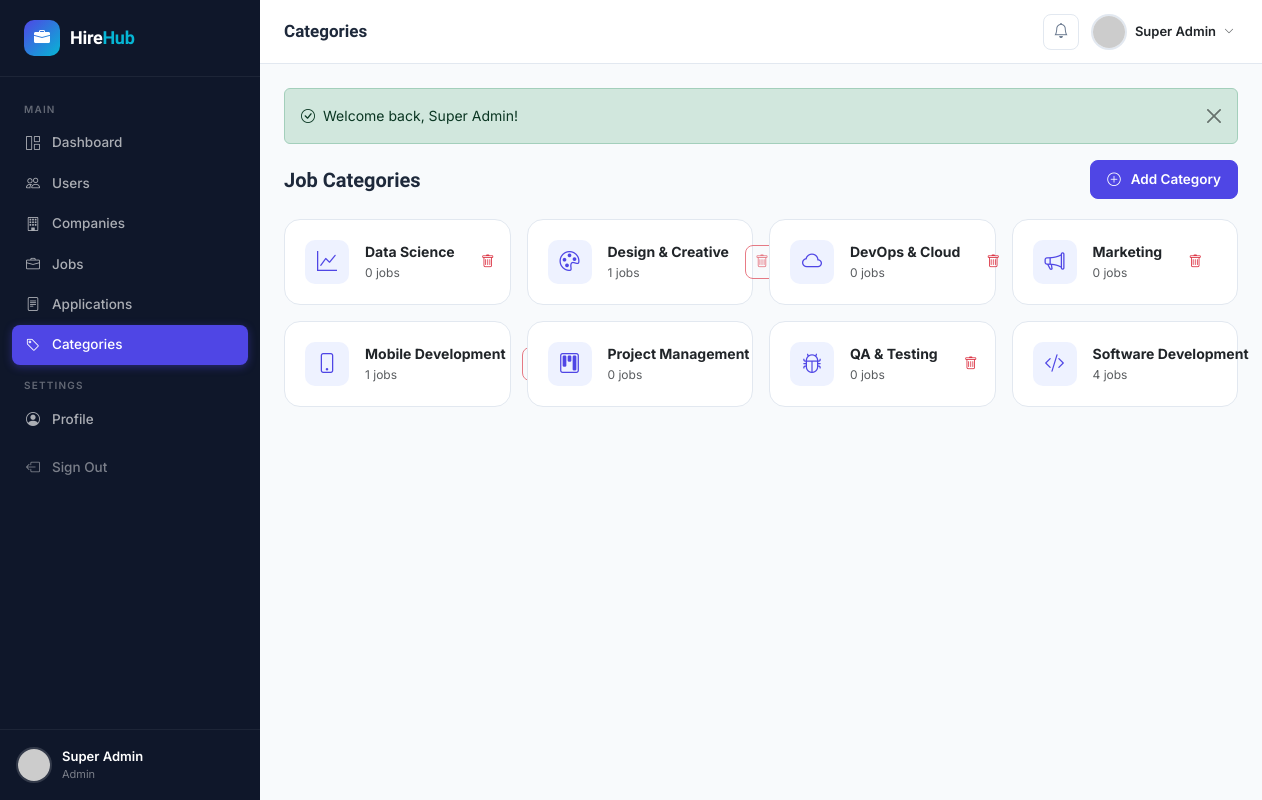
Screenshot of /admin/categories.php (signed in) with the database file from the repository.
### tables this page shows
CREATE TABLE `users` (
  `id` int(11) NOT NULL AUTO_INCREMENT,
  `name` varchar(100) NOT NULL,
  `email` varchar(150) NOT NULL,
  `password` varchar(255) NOT NULL,
  `role` enum('admin','company','candidate') NOT NULL DEFAULT 'candidate',
  `is_active` tinyint(1) NOT NULL DEFAULT 1,
  `avatar` varchar(255) DEFAULT NULL,
  `created_at` timestamp NOT NULL DEFAULT CURRENT_TIMESTAMP,
  `updated_at` timestamp NOT NULL DEFAULT CURRENT_TIMESTAMP ON UPDATE CURRENT_TIMESTAMP,
  PRIMARY KEY (`id`),
  UNIQUE KEY `email` (`email`)
);

CREATE TABLE `job_categories` (
  `id` int(11) NOT NULL AUTO_INCREMENT,
  `name` varchar(100) NOT NULL,
  `icon` varchar(50) DEFAULT 'briefcase',
  `created_at` timestamp NOT NULL DEFAULT CURRENT_TIMESTAMP,
  PRIMARY KEY (`id`)
);

### config/database.php (called while the page is built, shortened)
<?php
class Database {
    private static ?PDO $instance = null;
    public static function getInstance(): PDO {
        if (self::$instance === null) {
            try {
                $dsn = "mysql:host=" . DB_HOST . ";dbname=" . DB_NAME . ";charset=" . DB_CHARSET;
                $options = [
                    PDO::ATTR_ERRMODE            => PDO::ERRMODE_EXCEPTION,
                    PDO::ATTR_DEFAULT_FETCH_MODE => PDO::FETCH_ASSOC,
                    PDO::ATTR_EMULATE_PREPARES   => false,
                ];
                self::$instance = new PDO($dsn, DB_USER, DB_PASS, $options);
            } catch (PDOException $e) {
                die(json_encode(['error' => 'Database connection failed: ' . $e->getMessage()]));
            }
        }
        return self::$instance;
    }
    public static function query(string $sql, array $params = []): PDOStatement {
        $stmt = self::getInstance()->prepare($sql);
        $stmt->execute($params);
        return $stmt;
    }
    public static function fetch(string $sql, array $params = []): ?array {
        return self::query($sql, $params)->fetch() ?: null;
    }
    public static function fetchAll(string $sql, array $params = []): array {
        return self::query($sql, $params)->fetchAll();
    }
}

### admin/categories.php (the view, shortened to what this page needs)
<?php
require_once __DIR__ . '/../core/functions.php';
$user = currentUser();
$pageTitle  = 'Categories';
$activePage = 'categories';
$categories = Database::fetchAll("
  SELECT cat.*, COUNT(j.id) AS job_count
  FROM job_categories cat
  LEFT JOIN jobs j ON j.category_id = cat.id
  GROUP BY cat.id ORDER BY cat.name
");
include __DIR__ . '/../views/partials/head.php';
?>
<div class="app-shell">
<?php include __DIR__ . '/../views/partials/sidebar.php'; ?>
<div class="main-content">
<?php include __DIR__ . '/../views/partials/navbar.php'; ?>
<div class="page-content">
<?= renderFlash() ?>
<div class="page-header">
  <h2>Job Categories</h2>
  <button class="btn btn-primary" data-bs-toggle="modal" data-bs-target="#addCatModal">
    <i class="bi bi-plus-circle me-1"></i> Add Category
  </button>
</div>
<div class="row g-3">
  <?php foreach ($categories as $cat): ?>
  <div class="col-sm-6 col-md-4 col-lg-3">
    <div class="card">
      <div class="card-body d-flex align-items-center gap-3">
        <div class="stat-icon primary" style="width:44px;height:44px;border-radius:10px;flex-shrink:0">
          <i class="bi bi-<?= e($cat['icon']) ?>"></i>
        </div>
        <div class="flex-1 min-w-0">
          <div class="fw-700 text-truncate"><?= e($cat['name']) ?></div>
          <div class="text-muted" style="font-size:12px"><?= $cat['job_count'] ?> jobs</div>
        </div>
        <form method="POST" class="d-inline">
          <button class="btn btn-icon btn-outline-danger"
                  data-confirm="Delete '<?= e($cat['name']) ?>'?"
                  <?= $cat['job_count'] > 0 ? 'disabled title="Has active jobs"' : '' ?>>
            <i class="bi bi-trash"></i>
          </button>
        </form>
      </div>
    </div>
  </div>
  <?php endforeach; ?>
</div>
</div></div></div>
<?php include __DIR__ . '/../views/partials/footer.php'; ?>

### views/partials/sidebar.php (shortened to what this page needs)
<?php
$role = $user['role'] ?? 'candidate';
$navItems = [];
if ($role === 'admin') {
    $navItems = [
        ['label' => 'Main', 'section' => true],
        ['href' => '/admin/dashboard.php',    'icon' => 'grid-1x2',      'label' => 'Dashboard',     'key' => 'dashboard'],
        ['href' => '/admin/users.php',        'icon' => 'people',        'label' => 'Users',         'key' => 'users'],
        ['href' => '/admin/companies.php',    'icon' => 'building',      'label' => 'Companies',     'key' => 'companies'],
        ['href' => '/admin/jobs.php',         'icon' => 'briefcase',     'label' => 'Jobs',          'key' => 'jobs'],
        ['href' => '/admin/applications.php', 'icon' => 'file-text',     'label' => 'Applications',  'key' => 'applications'],
        ['href' => '/admin/categories.php',   'icon' => 'tag',           'label' => 'Categories',    'key' => 'categories'],
        ['label' => 'Settings', 'section' => true],
        ['href' => '/admin/profile.php',      'icon' => 'person-circle', 'label' => 'Profile',       'key' => 'profile'],
    ];
}
?>
<aside class="sidebar" id="sidebar">
  <a href="<?= BASE_URL ?>/<?= $role ?>/dashboard.php" class="sidebar-logo">
    <div class="sidebar-logo-icon">
      <i class="bi bi-briefcase-fill"></i>
    </div>
    <span class="sidebar-logo-text">Hire<span>Hub</span></span>
  </a>
  <ul class="sidebar-nav">
    <?php foreach ($navItems as $item): ?>
      <?php if (!empty($item['section'])): ?>
        <li class="nav-section-title"><?= e($item['label']) ?></li>
      <?php else: ?>
        <li>
          <a href="<?= BASE_URL . $item['href'] ?>"
             class="<?= ($activePage ?? '') === $item['key'] ? 'active' : '' ?>">
            <span class="nav-icon"><i class="bi bi-<?= e($item['icon']) ?>"></i></span>
            <?= e($item['label']) ?>
          </a>
        </li>
      <?php endif; ?>
    <?php endforeach; ?>
    <li>
      <a href="<?= BASE_URL ?>/auth/logout.php" style="color:rgba(255,255,255,.45)" class="mt-2">
        <span class="nav-icon"><i class="bi bi-box-arrow-left"></i></span>
        Sign Out
      </a>
    </li>
  </ul>
  <div class="sidebar-user">
    <img src="<?= avatarUrl($user['avatar'] ?? null, $user['name']) ?>" alt="<?= e($user['name']) ?>">
    <div class="sidebar-user-info">
      <div class="sidebar-user-name"><?= e($user['name']) ?></div>
      <div class="sidebar-user-role"><?= e($user['role']) ?></div>
    </div>
  </div>
</aside>

### views/partials/navbar.php (shortened to what this page needs)
<nav class="top-navbar">
  <h1 class="page-title"><?= e($pageTitle ?? 'Dashboard') ?></h1>
  <div class="navbar-actions">
    <div class="dropdown">
      <button class="navbar-btn" data-bs-toggle="dropdown" aria-expanded="false">
        <i class="bi bi-bell"></i>
      </button>
    </div>
    <div class="dropdown">
      <button class="d-flex align-items-center gap-2 btn btn-sm border-0 bg-transparent p-1"
              data-bs-toggle="dropdown">
        <img src="<?= avatarUrl($user['avatar'] ?? null, $user['name']) ?>"
             alt="" class="avatar-sm" style="border:2px solid var(--gray-200);">
        <span class="fw-600 text-dark d-none d-md-inline" style="font-size:13px"><?= e($user['name']) ?></span>
        <i class="bi bi-chevron-down text-muted" style="font-size:10px"></i>
      </button>
    </div>
  </div>
</nav>

### rows the page displays
users: name "Super Admin", role "Admin"
job_categories: name "Data Science", job_count "0"
job_categories: name "Design & Creative", job_count "1"
job_categories: name "DevOps & Cloud", job_count "0"
job_categories: name "Marketing", job_count "0"
job_categories: name "Mobile Development", job_count "1"
job_categories: name "Project Management", job_count "0"
job_categories: name "QA & Testing", job_count "0"
job_categories: name "Software Development", job_count "4"

### other values shown
$item['label'] "MAIN"
$item['label'] "Dashboard"
$item['label'] "Users"
$item['label'] "Companies"
$item['label'] "Jobs"
$item['label'] "Applications"
$item['label'] "Categories"
$item['label'] "SETTINGS"
$item['label'] "Profile"
$pageTitle "Categories"
$flash['message'] "Welcome back, Super Admin!"
